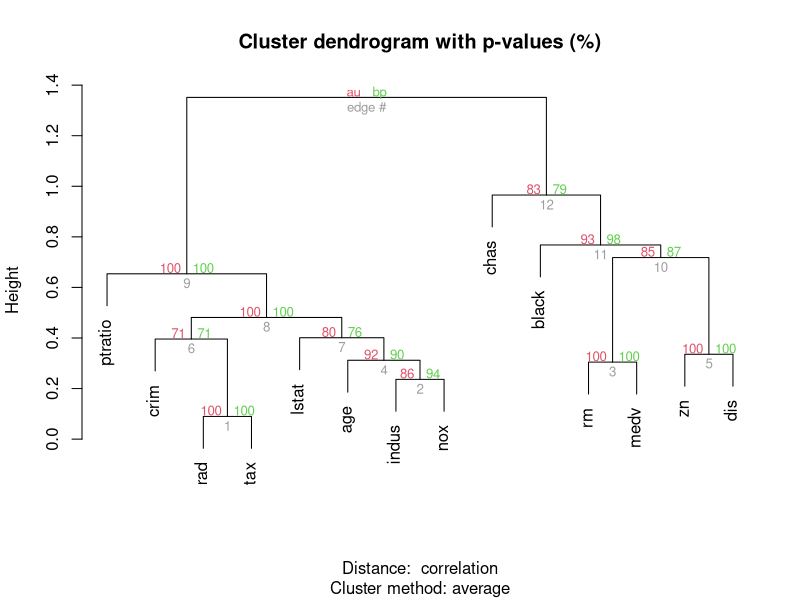

Write R code to recreate this figure. (Note: this script raises an error after producing the figure.)
## ---- chunk 1
library(markdown)

library(knitr)
knitr::opts_chunk$set(
    error = FALSE,
    tidy  = FALSE,
    message = FALSE,
    fig.align = "center",
    fig.width = 5,
    fig.height = 5)
options(markdown.HTML.stylesheet = "custom.css")

options(width = 100)
## ---- chunk 2
library(ComplexHeatmap)

library(MASS)
library(pvclust)
data(Boston)
boston.pv <- pvclust(Boston, nboot=100)
plot(boston.pv)
## ---- chunk 3
Boston_scaled = apply(Boston, 2, scale)
Heatmap(Boston_scaled, cluster_columns = boston.pv$hclust, heatmap_legend_title = "Boston")
## ---- chunk 4
library(circlize)
mat = matrix(rnorm(100), 10)
ha = HeatmapAnnotation(df = data.frame(value = runif(10)), 
	col = list(value = colorRamp2(c(0, 1), c("white", "red"))),
	color_bar = "continuous")
Heatmap(mat, heatmap_legend_title = "mat", heatmap_legend_color_bar = "continuous", 
	top_annotation = ha)
## ---- chunk 5
heatmap(mat, col = topo.colors(50))
## ---- chunk 6
Heatmap(mat, col = topo.colors(50), row_hclust_width = unit(4, "cm"), 
    column_hclust_height = unit(4, "cm"), row_reorder= -rowMeans(mat))
